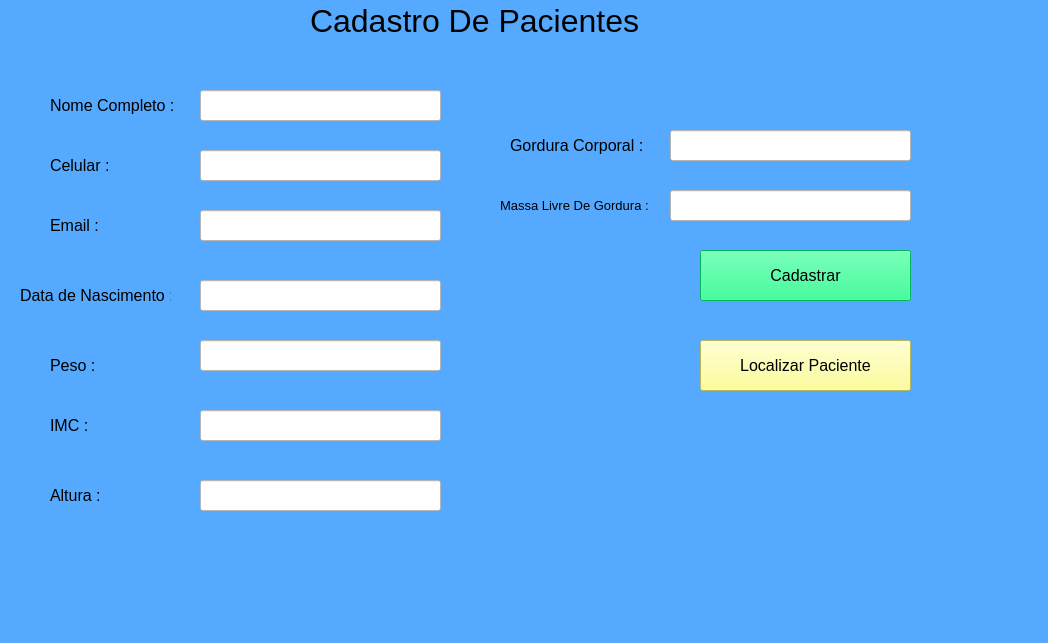
<?xml version="1.0" encoding="UTF-8"?>
<ui version="4.0">
 <class>MainWindow</class>
 <widget class="QMainWindow" name="MainWindow">
  <property name="geometry">
   <rect>
    <x>0</x>
    <y>0</y>
    <width>1048</width>
    <height>643</height>
   </rect>
  </property>
  <property name="windowTitle">
   <string>MainWindow</string>
  </property>
  <property name="toolTip">
   <string>&lt;html&gt;&lt;head/&gt;&lt;body&gt;&lt;p align=&quot;right&quot;&gt;&lt;img src=&quot;:/logo/image.jpg&quot;/&gt;&lt;/p&gt;&lt;/body&gt;&lt;/html&gt;</string>
  </property>
  <property name="whatsThis">
   <string>&lt;html&gt;&lt;head/&gt;&lt;body&gt;&lt;p&gt;&lt;img src=&quot;:/logo/image.jpg&quot;/&gt;&lt;/p&gt;&lt;/body&gt;&lt;/html&gt;</string>
  </property>
  <property name="styleSheet">
   <string notr="true">
background-color: rgb(85, 170, 255);</string>
  </property>
  <widget class="QWidget" name="centralwidget">
   <widget class="QLabel" name="label">
    <property name="geometry">
     <rect>
      <x>310</x>
      <y>0</y>
      <width>331</width>
      <height>41</height>
     </rect>
    </property>
    <property name="font">
     <font>
      <pointsize>24</pointsize>
     </font>
    </property>
    <property name="text">
     <string>Cadastro De Pacientes</string>
    </property>
   </widget>
   <widget class="QLabel" name="label_2">
    <property name="geometry">
     <rect>
      <x>50</x>
      <y>90</y>
      <width>131</width>
      <height>31</height>
     </rect>
    </property>
    <property name="font">
     <font>
      <pointsize>12</pointsize>
     </font>
    </property>
    <property name="text">
     <string>Nome Completo :</string>
    </property>
   </widget>
   <widget class="QLineEdit" name="lineEdit">
    <property name="geometry">
     <rect>
      <x>200</x>
      <y>90</y>
      <width>241</width>
      <height>31</height>
     </rect>
    </property>
    <property name="styleSheet">
     <string notr="true">background-color: rgb(255, 255, 255);</string>
    </property>
   </widget>
   <widget class="QLabel" name="label_3">
    <property name="geometry">
     <rect>
      <x>50</x>
      <y>150</y>
      <width>131</width>
      <height>31</height>
     </rect>
    </property>
    <property name="font">
     <font>
      <pointsize>12</pointsize>
     </font>
    </property>
    <property name="text">
     <string>Celular :</string>
    </property>
   </widget>
   <widget class="QLabel" name="label_4">
    <property name="geometry">
     <rect>
      <x>50</x>
      <y>210</y>
      <width>131</width>
      <height>31</height>
     </rect>
    </property>
    <property name="font">
     <font>
      <pointsize>12</pointsize>
     </font>
    </property>
    <property name="text">
     <string>Email :</string>
    </property>
   </widget>
   <widget class="QLabel" name="label_6">
    <property name="geometry">
     <rect>
      <x>20</x>
      <y>280</y>
      <width>151</width>
      <height>31</height>
     </rect>
    </property>
    <property name="font">
     <font>
      <pointsize>12</pointsize>
     </font>
    </property>
    <property name="text">
     <string>Data de Nascimento :</string>
    </property>
   </widget>
   <widget class="QLineEdit" name="lineEdit_2">
    <property name="geometry">
     <rect>
      <x>200</x>
      <y>150</y>
      <width>241</width>
      <height>31</height>
     </rect>
    </property>
    <property name="styleSheet">
     <string notr="true">background-color: rgb(255, 255, 255);</string>
    </property>
   </widget>
   <widget class="QLineEdit" name="lineEdit_3">
    <property name="geometry">
     <rect>
      <x>200</x>
      <y>210</y>
      <width>241</width>
      <height>31</height>
     </rect>
    </property>
    <property name="styleSheet">
     <string notr="true">background-color: rgb(255, 255, 255);</string>
    </property>
   </widget>
   <widget class="QLineEdit" name="lineEdit_5">
    <property name="geometry">
     <rect>
      <x>200</x>
      <y>280</y>
      <width>241</width>
      <height>31</height>
     </rect>
    </property>
    <property name="styleSheet">
     <string notr="true">background-color: rgb(255, 255, 255);</string>
    </property>
   </widget>
   <widget class="QLineEdit" name="lineEdit_6">
    <property name="geometry">
     <rect>
      <x>200</x>
      <y>340</y>
      <width>241</width>
      <height>31</height>
     </rect>
    </property>
    <property name="styleSheet">
     <string notr="true">background-color: rgb(255, 255, 255);</string>
    </property>
   </widget>
   <widget class="QLineEdit" name="lineEdit_7">
    <property name="geometry">
     <rect>
      <x>200</x>
      <y>410</y>
      <width>241</width>
      <height>31</height>
     </rect>
    </property>
    <property name="styleSheet">
     <string notr="true">background-color: rgb(255, 255, 255);</string>
    </property>
   </widget>
   <widget class="QLineEdit" name="lineEdit_8">
    <property name="geometry">
     <rect>
      <x>200</x>
      <y>480</y>
      <width>241</width>
      <height>31</height>
     </rect>
    </property>
    <property name="styleSheet">
     <string notr="true">background-color: rgb(255, 255, 255);</string>
    </property>
   </widget>
   <widget class="QLineEdit" name="lineEdit_9">
    <property name="geometry">
     <rect>
      <x>670</x>
      <y>130</y>
      <width>241</width>
      <height>31</height>
     </rect>
    </property>
    <property name="styleSheet">
     <string notr="true">background-color: rgb(255, 255, 255);</string>
    </property>
   </widget>
   <widget class="QLineEdit" name="lineEdit_10">
    <property name="geometry">
     <rect>
      <x>670</x>
      <y>190</y>
      <width>241</width>
      <height>31</height>
     </rect>
    </property>
    <property name="styleSheet">
     <string notr="true">background-color: rgb(255, 255, 255);</string>
    </property>
   </widget>
   <widget class="QPushButton" name="pushButton">
    <property name="geometry">
     <rect>
      <x>700</x>
      <y>250</y>
      <width>211</width>
      <height>51</height>
     </rect>
    </property>
    <property name="font">
     <font>
      <pointsize>12</pointsize>
     </font>
    </property>
    <property name="styleSheet">
     <string notr="true">
background-color: rgb(0, 255, 127);</string>
    </property>
    <property name="text">
     <string>Cadastrar</string>
    </property>
   </widget>
   <widget class="QLabel" name="label_7">
    <property name="geometry">
     <rect>
      <x>50</x>
      <y>350</y>
      <width>51</width>
      <height>31</height>
     </rect>
    </property>
    <property name="font">
     <font>
      <pointsize>12</pointsize>
     </font>
    </property>
    <property name="text">
     <string>Peso :</string>
    </property>
   </widget>
   <widget class="QLabel" name="label_8">
    <property name="geometry">
     <rect>
      <x>50</x>
      <y>410</y>
      <width>51</width>
      <height>31</height>
     </rect>
    </property>
    <property name="font">
     <font>
      <pointsize>12</pointsize>
     </font>
    </property>
    <property name="text">
     <string>IMC :</string>
    </property>
   </widget>
   <widget class="QLabel" name="label_9">
    <property name="geometry">
     <rect>
      <x>50</x>
      <y>480</y>
      <width>61</width>
      <height>31</height>
     </rect>
    </property>
    <property name="font">
     <font>
      <pointsize>12</pointsize>
     </font>
    </property>
    <property name="text">
     <string>Altura :</string>
    </property>
   </widget>
   <widget class="QLabel" name="label_10">
    <property name="geometry">
     <rect>
      <x>510</x>
      <y>130</y>
      <width>141</width>
      <height>31</height>
     </rect>
    </property>
    <property name="font">
     <font>
      <pointsize>12</pointsize>
     </font>
    </property>
    <property name="text">
     <string>Gordura Corporal :</string>
    </property>
   </widget>
   <widget class="QLabel" name="label_11">
    <property name="geometry">
     <rect>
      <x>500</x>
      <y>190</y>
      <width>151</width>
      <height>31</height>
     </rect>
    </property>
    <property name="font">
     <font>
      <pointsize>10</pointsize>
     </font>
    </property>
    <property name="text">
     <string>Massa Livre De Gordura :</string>
    </property>
   </widget>
   <widget class="QPushButton" name="pushButton_2">
    <property name="geometry">
     <rect>
      <x>700</x>
      <y>340</y>
      <width>211</width>
      <height>51</height>
     </rect>
    </property>
    <property name="font">
     <font>
      <pointsize>12</pointsize>
     </font>
    </property>
    <property name="styleSheet">
     <string notr="true">background-color: rgb(255, 255, 127);</string>
    </property>
    <property name="text">
     <string>Localizar Paciente</string>
    </property>
   </widget>
   <widget class="QLabel" name="label_5">
    <property name="geometry">
     <rect>
      <x>770</x>
      <y>-10</y>
      <width>201</width>
      <height>101</height>
     </rect>
    </property>
    <property name="styleSheet">
     <string notr="true"/>
    </property>
    <property name="text">
     <string/>
    </property>
    <property name="pixmap">
     <pixmap>image-removebg-preview.png</pixmap>
    </property>
   </widget>
  </widget>
  <widget class="QMenuBar" name="menubar">
   <property name="geometry">
    <rect>
     <x>0</x>
     <y>0</y>
     <width>1048</width>
     <height>21</height>
    </rect>
   </property>
  </widget>
  <widget class="QStatusBar" name="statusbar"/>
 </widget>
 <resources>
  <include location="logo.qrc"/>
 </resources>
 <connections/>
</ui>
